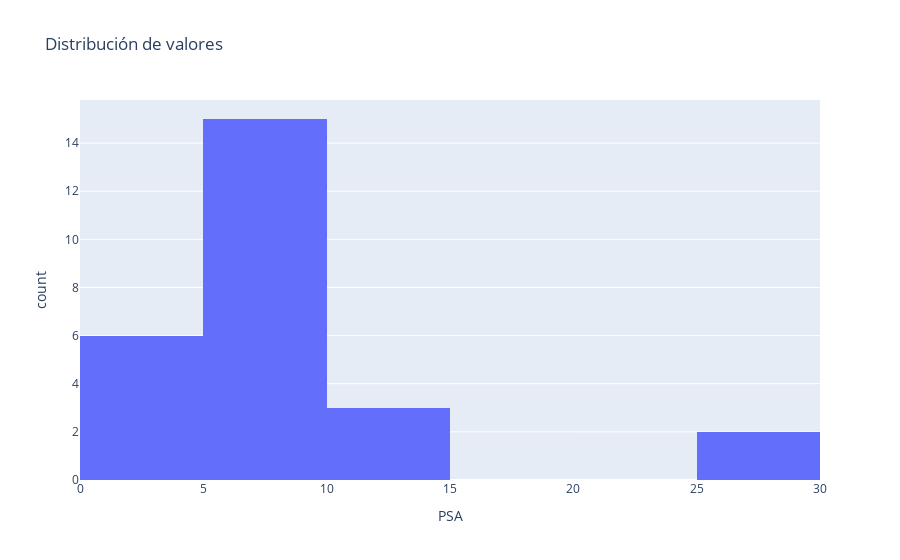

Notebook code cell kept with this figure:
### Markdown cell above
De los registros con datos Nulos solo hay 1 cuya valor de `Hospitalizacion` es igual a 1 que es el unico dato que me interesa salvar ya que pertenece a la clase minoritaria de este dataset tan desbalanceado

### Code cell
mask = df['HOSPITALIZACION'] == 1
print(f'Minimo --> {df.filter(mask)["PSA"].min()}')
print(f'Máximo --> {df.filter(mask)["PSA"].max()}')
print(f'Promedio --> {df.filter(mask)["PSA"].mean()}')
print(f'Mediana --> {df.filter(mask)["PSA"].median()}')
print(f'Moda --> {df.filter(mask)["PSA"].mode()[0]}')

fig = px.histogram(df.filter(mask), x="PSA", nbins=10, title="Distribución de valores")
fig.show()

### Figure 1 — Plotly figure (JSON) as saved in the notebook; plotly's stock layout.template omitted (floating-point values rounded to 4 significant figures)
{"data": [{"alignmentgroup": "True", "bingroup": "x", "hovertemplate": "PSA=%{x}<br>count=%{y}<extra></extra>", "legendgroup": "", "marker": {"color": "#636efa", "pattern": {"shape": ""}}, "name": "", "nbinsx": 10, "offsetgroup": "", "orientation": "v", "showlegend": false, "type": "histogram", "x": [4, 7.7, 29, 7, 29, 4, 7, 6.2, 6, null, 7.7, 6.2, 5.7, 6, 4.3, 7, 5.19, 4.5, 4.5, 7, 5.7, 4.3, 14, 14, 10.8, 5.8, 7], "xaxis": "x", "yaxis": "y"}], "layout": {"barmode": "relative", "legend": {"tracegroupgap": 0}, "title": {"text": "Distribución de valores"}, "xaxis": {"anchor": "y", "domain": [0, 1], "title": {"text": "PSA"}}, "yaxis": {"anchor": "x", "domain": [0, 1], "title": {"text": "count"}}}}
